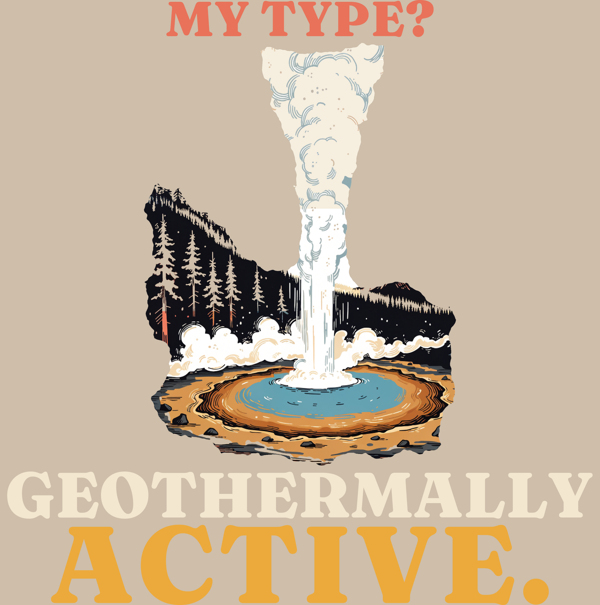
#> input picture designs/c507/prev3_print_dark_light.png, 600 x 605 px, given in place of 507-my-type-geothermally-active.png, which was not available
$ python make.py 5 1.0
#> lines starting #> are read from the running program, lines starting #| are printed output that depends on the picture
from PIL import Image, ImageDraw, ImageFont
import sys
src=Image.open('docs/print-files/507-my-type-geothermally-active.png').convert('RGBA')
art=src.crop((0,0,1800,src.height)); art=art.crop(art.getbbox())
#> after `art = src.crop((0, 0, 1800, src.height))`:
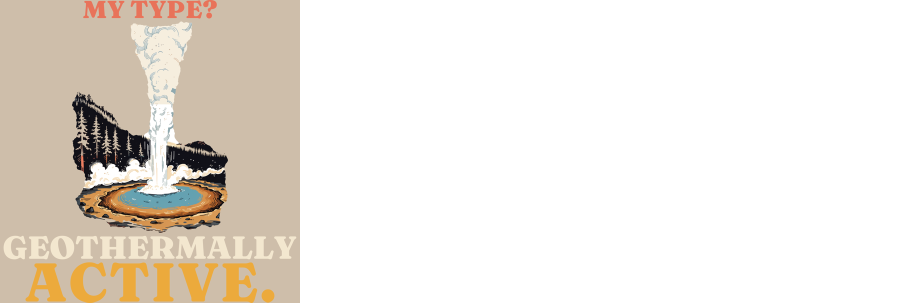
#> art: PIL image 1800x605 RGBA (shown at 1/2 size); mean R, G, B, A 66.3, 60.2, 52.5, 85; transparent parts drawn white
W=int(sys.argv[1]); AWF=float(sys.argv[2])
arts=art.resize((int(W*AWF),int(art.height*W*AWF/art.width)),Image.LANCZOS); AH=arts.height
#> after `AH = arts.height`: AH = 5
FD='designs/fonts/'
def line(text,size,maxw,fill,track=0.0):
#> called with text = 'MY TYPE?', size = 900, maxw = 2, fill = (232, 115, 90, 255), track = 0.02
    while True:
        f=ImageFont.truetype(FD+'Fraunces[SOFT,WONK,opsz,wght].ttf',size); f.set_variation_by_axes([36,900,30,0])
        adv=[f.getlength(c) for c in text]; t=int(size*track)
        tot=int(sum(adv)+t*(len(text)-1))
        if tot<=maxw: break
        size=int(size*0.98)
    asc,desc=f.getmetrics()
    im=Image.new('RGBA',(tot+200,asc+desc+100),(0,0,0,0)); d=ImageDraw.Draw(im); x=100
    for c,a in zip(text,adv):
        d.text((x,50),c,font=f,fill=fill); x+=a+t
    return im.crop(im.getbbox())
def build(name,c1,c2,c3):
    h1=line('MY TYPE?',900,int(W*0.46),c1,0.02)
    h2=line('GEOTHERMALLY',900,W,c2,0.0)
    h3=line('ACTIVE.',900,int(W*0.85),c3,0.03)
    print(name,arts.size,h1.size,h2.size,h3.size,'h1/h2',h1.height/h2.height)
    g=45
    H=h1.height+g+AH+g+h2.height+g+h3.height
    out=Image.new('RGBA',(W,H),(0,0,0,0)); y=0
    for im in (h1,):
        out.alpha_composite(im,((W-im.width)//2,y)); y+=im.height+g
    out.alpha_composite(arts,((W-arts.width)//2,y)); y+=AH+g
    out.alpha_composite(h2,((W-h2.width)//2,y)); y+=h2.height+g
    out.alpha_composite(h3,((W-h3.width)//2,y))
    out.save(f'designs/c507/{name}.png'); print(out.size,'aspect',H/W)
    for tag,bgc in (('dark',(38,50,88,255)),('light',(206,190,170,255))):
        bg=Image.new('RGBA',out.size,bgc); bg.alpha_composite(out); bg.convert('RGB').resize((600,int(600*H/W))).save(f'designs/c507/prev_{name}_{tag}.png')
CORAL=(232,115,90,255); CREAM=(243,231,207,255); GOLD=(236,170,60,255); NAVY=(28,40,78,255); RUST=(176,72,48,255); TEAL=(36,108,128,255)
#> (the run stopped early here; a loop or call above may not have finished)

$ run again, on designs/c507/prev5_print_light_light.png
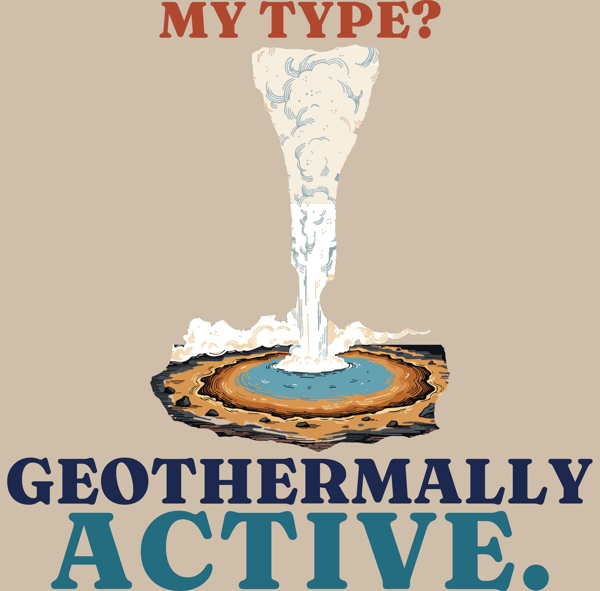
#> input picture designs/c507/prev5_print_light_light.png, 600 x 591 px, given in place of 507-my-type-geothermally-active.png, which was not available
#> `art = src.crop((0, 0, 1800, src.height))`:
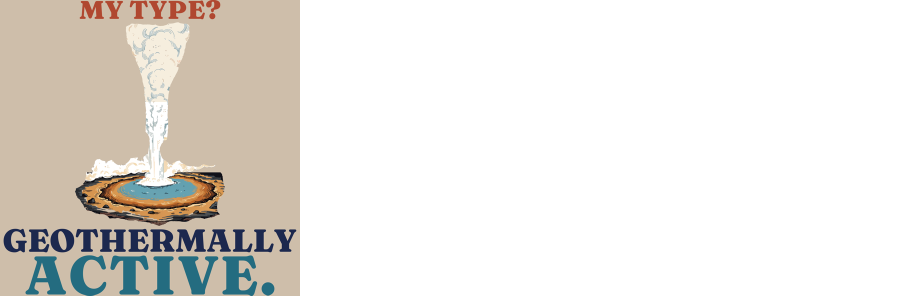
#> art: PIL image 1800x591 RGBA (shown at 1/2 size); mean R, G, B, A 62.6, 58.8, 53.7, 85; transparent parts drawn white

$ run again, on designs/c507/prev_print_dark_light.png
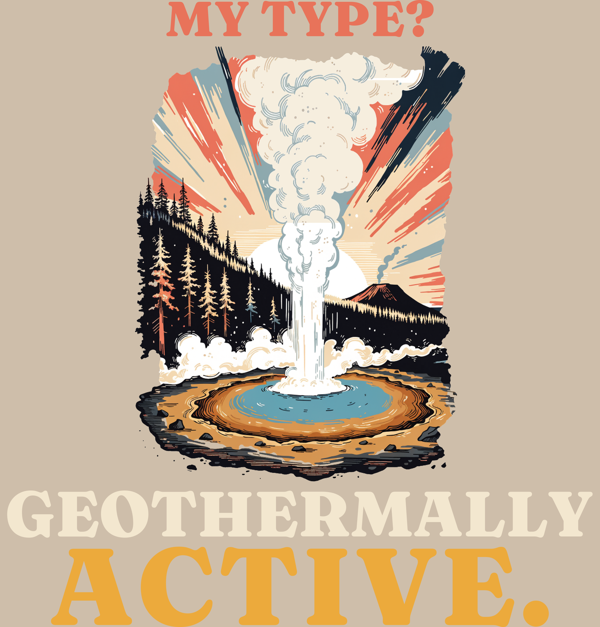
#> input picture designs/c507/prev_print_dark_light.png, 600 x 627 px, given in place of 507-my-type-geothermally-active.png, which was not available
#> `art = src.crop((0, 0, 1800, src.height))`:
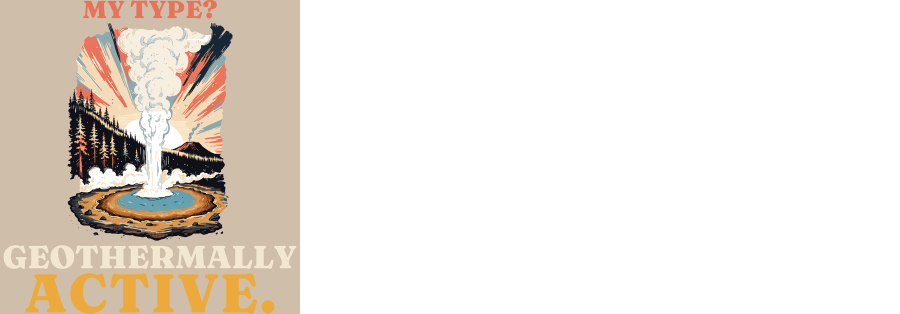
#> art: PIL image 1800x627 RGBA (shown at 1/2 size); mean R, G, B, A 65.6, 58.9, 51.4, 85; transparent parts drawn white
